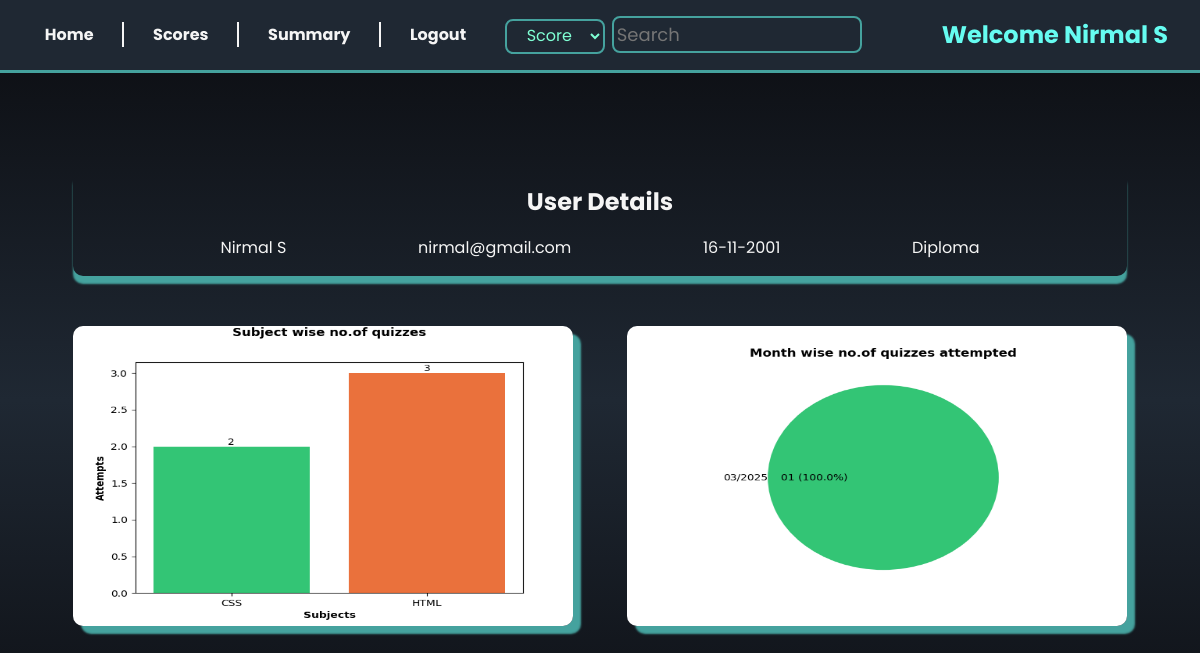
Screenshot of /user_summary (signed in) with the database file from the repository.
### models/models.py (models this page shows, shortened)
class User(db.Model):
  id = db.Column(db.Integer, primary_key=True, nullable=False)
  email = db.Column(db.String(50), unique=True, nullable=False)
  hashed_password = db.Column(db.String(), nullable=False)
  fullname = db.Column(db.String(50), nullable=False)
  dob = db.Column(db.Date(), nullable = False)
  qualification = db.Column(db.String(50), nullable=False)
  is_admin = db.Column(db.Boolean, default=False)
  scores = db.relationship('Scores', backref='user', cascade="all, delete-orphan")

### controllers/routes.py (the view)
@app.route('/user_summary')
@login_required
def user_summary():
    email = session.get('email')
    user = User.query.filter_by(email = email).first()
    subjects = []
    counts = []
    random_colors = []
    query = (
        db.session.query(Subject.name, db.func.count(Scores.id))
        .join(Chapter, Subject.id == Chapter.subject_id)
        .join(Quiz, Chapter.id == Quiz.chapter_id)
        .join(Scores, Scores.quiz_id == Quiz.id)
        .join(User, User.id == user.id)
        .group_by(Subject.name)
        .all()
    )
    for subject_name, count in query:
        subjects.append(subject_name)
        counts.append(count)
        random_colors.append((random.random(), random.random(), random.random()))
    bar_container = plt.bar(subjects, counts, color = random_colors )
    plt.bar_label(bar_container)
    plt.xlabel('Subjects',fontweight ='bold')
    plt.ylabel('Attempts',fontweight ='bold')
    plt.title("Subject wise no.of quizzes", pad=30, fontweight ='bold')
    plt.savefig('static/bar2.png')
    plt.clf()
    quiz_attempt = {}
    scores = Scores.query.filter_by(user_id = user.id).all()
    for score in scores:
        month = score.time_stamp_of_attempt
        month = datetime.strftime(month, "%m/%Y")
        if month in quiz_attempt:
            quiz_attempt[month] += 1
        else:
            quiz_attempt[month] = 1
    month = list(quiz_attempt.keys())
    counts = list(quiz_attempt.values())
    plt.figure()
    plt.pie(counts, colors=random_colors, labels=month,
            autopct=lambda pct: f'{int(pct * sum(counts) / 100):02d} ({pct:.1f}%)', labeldistance=1)
    plt.title("Month wise no.of quizzes attempted", fontweight='bold')
    plt.savefig('static/circle2.png')
    plt.clf()
    return render_template('user_summary.html', name = session.get('name'), user = user)

### controllers/routes.py (called while the page is built)
def login_required(func):
    @wraps(func)
    def inner():
        email = session.get('email')
        if not email:
            flash('Please login first!!', 'warning')
            return redirect(url_for('login'))
        user = User.query.filter_by(email=email, is_admin=False).first()
        if not user:
            flash('User not found.Please login first!!', 'warning')
            return redirect(url_for('login'))
        return func()
    return inner

### templates/user_summary.html (shortened to what this page needs)
{% extends 'base.html' %}
{% block content %}
<div class="admin-container">
    {% include 'user_nav.html'   %}
    <div style="box-shadow: 0 8px 2px var(--box-shadow); border-radius: 10px;padding: 1em;width: 100%; display: flex;
     flex-direction: column;gap: 1em;">
    <div>
        <h2 style="display: block;  text-align: center;">User Details</h2></div>
    <div style="display: flex; justify-content: space-evenly;"><p>{{user.fullname}}</p>
        <p>{{user.email}}</p>
        <p>{{user.dob.strftime("%d-%m-%Y") }}</p>
        <p>{{user.qualification}}</p></div></div>
    <div>
    <img src="../static/bar2.png" alt="Bar_graph" style="height: 300px; width: 500px;margin-right:50px; margin-top: 50px;display: inline; border-radius: 10px;box-shadow: 8px 8px 2px var(--box-shadow)">
    <img src="../static/circle2.png" alt="Circle_graph" style="height: 300px; width: 500px;display: inline;box-shadow: 8px 8px 2px var(--box-shadow); border-radius: 10px;">
    </div>
</div>
{% endblock %}

### templates/user_nav.html (shortened to what this page needs)
<nav>
    <div class="navigation">
        <ul>
            <li><a  href="{{ url_for('user_dashboard' ) }}">Home</a></li>
            <li><a  href="{{ url_for('scores' ) }}">Scores</a></li>
            <li><a  href="{{ url_for('user_summary' ) }}">Summary</a></li>
            <li><a  href="{{ url_for('logout') }}">Logout</a></li>
        </ul>
    </div>
    <div class="search-greeting">
        <form method="get" action="/searched">
            <select name="category" style="width: 100px;margin-right:3px ;font-size: 1em;
            border: 2px solid var(--box-shadow); height: 35px; border-radius: 8px;">
            <option value="Score">Score</option>
        </select>
            <input type="text" name="query" placeholder="Search" style="padding: 3px; font-size: large;">
        </form>
        <h2>Welcome {{name}}</h2>
    </div>
</nav>

### static/styles.css (style rules this page uses)
* { padding: 0; margin: 0; outline: 0; list-style: none; text-decoration: none; font-family: 'Poppins', 'system-ui'; box-sizing: border-box; }
:root { --accent-color:#66fcf1; --box-shadow :#45a29e; --text-color :whitesmoke; --light-shade :#1f2833; --dark-shade :#181818; --background: linear-gradient(#0b0c10,#1f2833,#0b0c10); }
body { overflow-x: hidden; width: 100vw; height: 100vh; background:var(--background); background-repeat: no-repeat; background-size: cover; background-attachment: fixed; display: flex; justify-content: center; align-items: center; color: var(--text-color); }
a { color: var(--text-color); text-align: center; padding: 0.8em; margin-top: 1.5em; }

### rows the page displays
User: fullname "Nirmal S", email "nirmal@gmail.com", dob "16-11-2001", qualification "Diploma"
